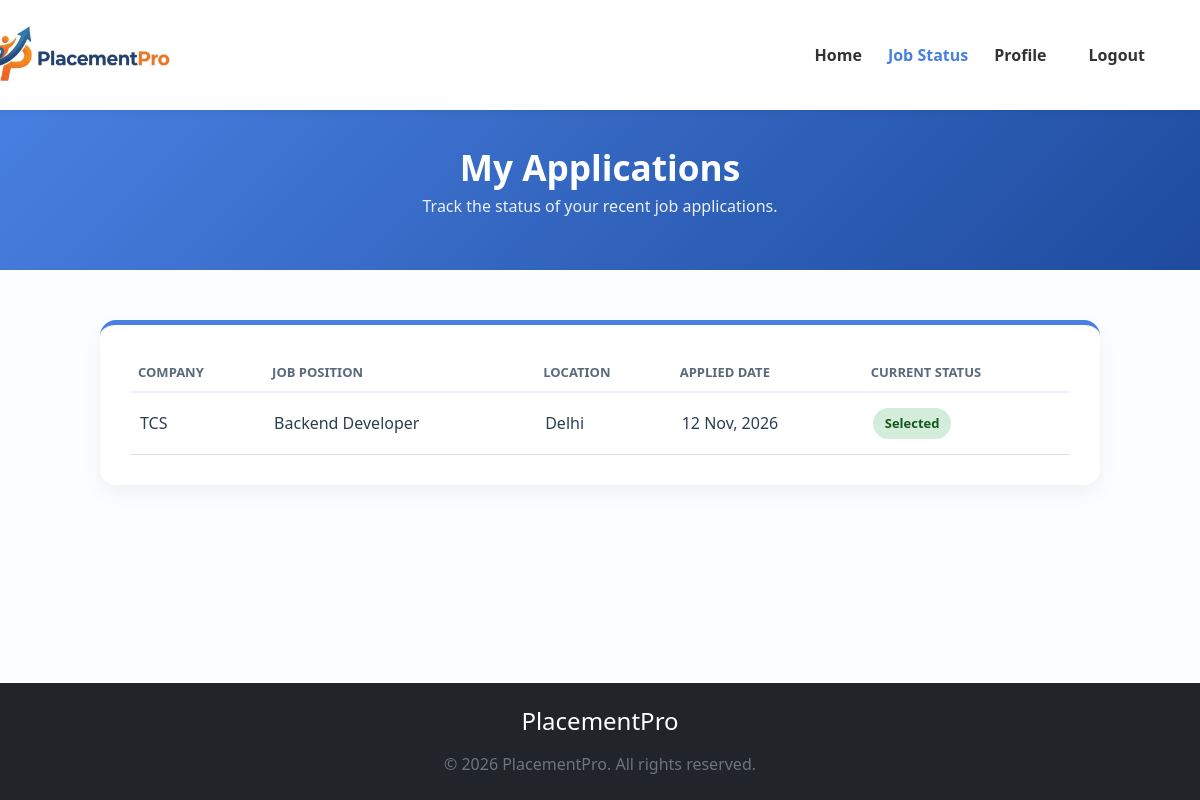
The app's page /StudentSection/ApplyStatus.php (signed in) with its own data.
### tables this page shows
CREATE TABLE `job_applications` (
  `application_id` int(11) NOT NULL,
  `job_id` int(11) NOT NULL,
  `gmail_id` varchar(255) NOT NULL,
  `resume_file` varchar(255) NOT NULL,
  `status` enum('Pending','Selected','Rejected') DEFAULT 'Pending',
  `applied_date` datetime DEFAULT current_timestamp()
);

CREATE TABLE `jobs` (
  `job_id` int(11) NOT NULL,
  `posted_by` int(11) NOT NULL,
  `company_name` varchar(100) NOT NULL,
  `job_title` varchar(100) NOT NULL,
  `job_type` enum('Full-Time','Part-Time','Internship') NOT NULL,
  `salary` varchar(50) DEFAULT NULL,
  `location` varchar(100) DEFAULT NULL,
  `requirements` text NOT NULL,
  `description` text NOT NULL,
  `deadline` date NOT NULL,
  `created_at` timestamp NOT NULL DEFAULT current_timestamp()
);

### StudentSection/ApplyStatus.php (the view, shortened to what this page needs)
<?php
$student_email = $_SESSION['gmail_id'];
$conn = new mysqli("localhost", "root", "", "placementpro");
$sql = "SELECT j.company_name, j.job_title, j.location, ja.status, ja.applied_date
        FROM job_applications ja
        JOIN jobs j ON ja.job_id = j.job_id
        WHERE ja.gmail_id = ?
        ORDER BY ja.applied_date DESC";
$stmt = $conn->prepare($sql);
$stmt->bind_param("s", $student_email);
$stmt->execute();
$result = $stmt->get_result();
?>
<!DOCTYPE html>
<html lang="en">
<head>
    <link href="https://cdn.jsdelivr.net/npm/bootstrap@5.3.3/dist/css/bootstrap.min.css" rel="stylesheet">
    <link href="../CSS/ApplyStatus.css" rel="stylesheet">
</head>
<body>
    <nav class="navbar navbar-expand-lg sticky-top">
        <div class="container">
            <a class="navbar-brand" href="DashboardStudent.php">
                <img src="../Logo.jpeg" alt="PlacementPro Logo" onerror="this.src='https://via.placeholder.com/200x70?text=PlacementPro'">
            </a>
            <div class="collapse navbar-collapse" id="navbarNav">
                <ul class="navbar-nav ms-auto">
                    <li class="nav-item"><a class="nav-link" href="DashboardStudent.php">Home</a></li>
                    <li class="nav-item"><a class="nav-link active" href="ApplyStatus.php">Job Status</a></li>
                    <li class="nav-item"><a class="nav-link" href="StudentProfile.php">Profile</a></li>
                    <li class="nav-item ms-lg-3"><a class="nav-link text-danger fw-bold" href="../logout.php">Logout</a></li>
                </ul>
            </div>
        </div>
    </nav>
    <header class="dashboard-header">
        <div>
            <h1>My Applications</h1>
            <p>Track the status of your recent job applications.</p>
        </div>
    </header>
    <main>
        <div class="table-container">
            <div class="table-responsive">
                <table class="table table-hover align-middle mb-0">
                    <thead>
                        <tr>
                            <th>Company</th>
                            <th>Job Position</th>
                            <th>Location</th>
                            <th>Applied Date</th>
                            <th>Current Status</th>
                        </tr>
                    </thead>
                    <tbody>
                        <?php
                        if ($result && $result->num_rows > 0) {
                            while ($row = $result->fetch_assoc()) {
                                $status_class = '';
                                if ($row['status'] == 'Pending') {
                                    $status_class = 'status-pending';
                                } elseif ($row['status'] == 'Selected') {
                                    $status_class = 'status-selected';
                                } elseif ($row['status'] == 'Rejected') {
                                    $status_class = 'status-rejected';
                                }
                                echo "<tr>";
                                echo "<td class='company-name'>" . htmlspecialchars($row['company_name']) . "</td>";
                                echo "<td>" . htmlspecialchars($row['job_title']) . "</td>";
                                echo "<td>" . htmlspecialchars($row['location']) . "</td>";
                                echo "<td>" . date("d M, Y", strtotime($row['applied_date'])) . "</td>";
                                echo "<td><span class='badge-status {$status_class}'>" . htmlspecialchars($row['status']) . "</span></td>";
                                echo "</tr>";
                            }
                        } else {
                            echo "<tr><td colspan='5' class='no-records'>You have not applied for any jobs yet. <br><br> <a href='DashboardStudent.php' class='btn btn-primary btn-sm mt-2'>Browse Jobs</a></td></tr>";
                        }
                        ?>
                    </tbody>
                </table>
            </div>
        </div>
    </main>
    <footer class="bg-dark text-white text-center py-4 mt-auto">
        <div class="container">
            <h4 class="mb-3">PlacementPro</h4>
            <p class="mb-0 text-secondary">&copy; 2026 PlacementPro. All rights reserved.</p>
        </div>
    </footer>
</body>
</html>

### CSS/ApplyStatus.css (style rules this page uses)
body { margin: 0; padding: 0; box-sizing: border-box; background-color: #fbfdff; display: flex; flex-direction: column; min-height: 100vh; }
.navbar { background-color: #ffffff !important; box-shadow: 0 4px 6px rgba(0, 0, 0, 0.05); padding: 15px 20px; }
.navbar-brand { color: #4880e1 !important; font-weight: 800; display: flex; align-items: center; margin-left: -70px; }
.navbar-brand img { height: 70px; width: 200px; object-fit: contain; }
.nav-link { font-weight: 600; color: #333 !important; transition: color 0.3s ease; margin: 0 5px; }
.nav-link:hover, .nav-link.active { color: #4880e1 !important; }
.dashboard-header { display: flex; align-items: center; justify-content: center; height: 20vh; min-height: 150px; background: linear-gradient(135deg, #4880e1 0%, #1e4b9e 100%); color: white; text-align: center; }
.dashboard-header h1 { font-size: 2.2rem; font-weight: 700; margin-bottom: 5px; }
.dashboard-header p { font-size: 1rem; opacity: 0.9; }
main { flex-grow: 1; padding: 50px 20px; }
.table-container { background-color: #ffffff; border-radius: 16px; box-shadow: 0 8px 20px rgba(0, 0, 0, 0.05); padding: 30px; max-width: 1000px; margin: 0 auto; border-top: 5px solid #4880e1; }
.badge-status { padding: 6px 12px; border-radius: 20px; font-size: 13px; font-weight: 700; display: inline-block; }
.status-selected { background-color: #d4edda; color: #155724; }
.table th { color: #5a6a7c; font-weight: 600; text-transform: uppercase; font-size: 13px; border-bottom: 2px solid #eef2fb; }
.table td { vertical-align: middle; color: #2c3e50; font-weight: 500; padding: 15px 10px; }
.company-name { color: #4880e1; font-weight: 700; }

### records on screen
job_applications: job.company_name "TCS", job.job_title "Backend Developer", job.location "Delhi", applied_date "12 Nov, 2026", status "Selected"
